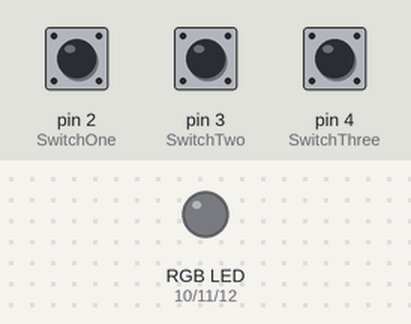
The sketch below on a simulated Arduino Uno, built with avr-gcc and run on an emulated ATmega328P. Shown: an RGB LED mixed from three pins (HIGH = lit). The test bench sets the inputs (shaded band); at power-on: pin 2 (SwitchOne) LOW, pin 3 (SwitchTwo) LOW, pin 4 (SwitchThree) LOW. Dim RGB values are drawn brighter than linear.

Above: at 1.2 s.
1.3 s: pin 2 (SwitchOne) pulled HIGH for 0.15 s
At 1.9 s:
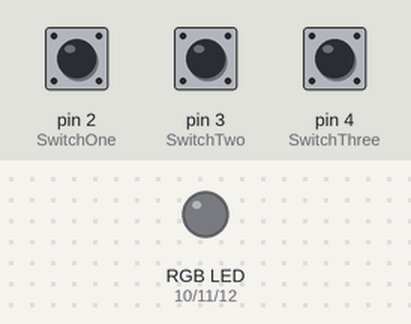
3.0 s: pin 3 (SwitchTwo) pulled HIGH for 0.15 s
At 4.4 s:
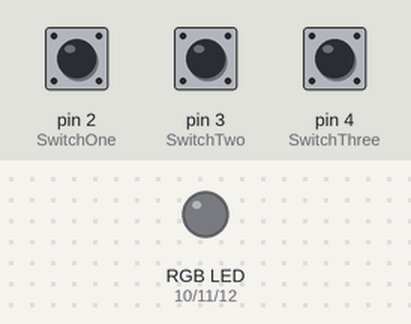
4.7 s: pin 4 (SwitchThree) pulled HIGH for 0.15 s
At 4.8 s:
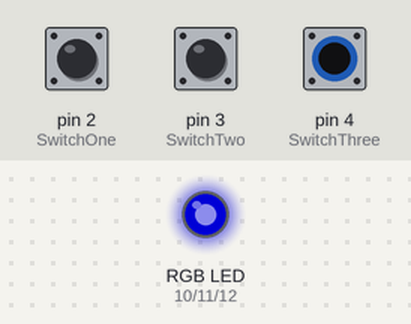
6.4 s: pin 2 (SwitchOne) pulled HIGH for 1 s
At 7.1 s:
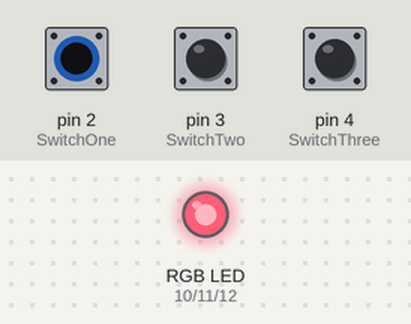
8.9 s: pin 3 (SwitchTwo) pulled HIGH for 0.15 s
At 9.0 s:
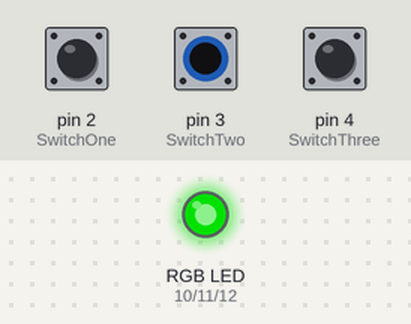
10.6 s: pin 3 (SwitchTwo) pulled HIGH for 3.2 s
At 15.1 s:
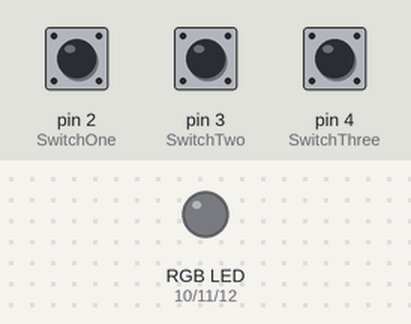
Timing chart, 0 to 16.3 s (numbered marks = the images above; inputs shaded):
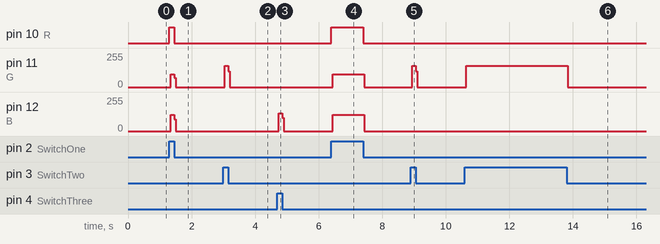

Measured:
- after the input at 1.3 s, pin 10 (R): LOW → HIGH at once, → LOW 0.15 s later; pin 11 (G): 0/255 → 94/255 at once, → 0/255 0.12 s later; pin 12 (B): 0/255 → 121/255 at once, → 0/255 0.12 s later
- after the input at 3.0 s, pin 11 (G): 0/255 → 161/255 at once, → 0/255 0.12 s later
- after the input at 4.7 s, pin 12 (B): 0/255 → 134/255 at once, → 0/255 0.12 s later
- after the input at 6.4 s, pin 10 (R): LOW → HIGH at once, → LOW 1.0 s later; pin 11 (G): 0/255 → 94/255 at once, → 0/255 1.0 s later; pin 12 (B): 0/255 → 121/255 at once, → 0/255 1.0 s later
- after the input at 8.9 s, pin 11 (G): 0/255 → 161/255 at once, → 0/255 0.12 s later
- after the input at 10.6 s, pin 11 (G): 0/255 → 161/255 at once, → 0/255 3.2 s later

The sketch:

day_4.ino
```cpp
/*

*/
int R = 10;
int G = 11;
int B = 12;
int SwitchOne = 2;
int SwitchTwo = 3;
int SwitchThree = 4;


void setup() {
  pinMode(R, OUTPUT); // initialize this light pin as an output
  pinMode(G, OUTPUT); // initialize this light pin as an output
  pinMode(B, OUTPUT); // initialize this light pin as an output

  pinMode(SwitchOne, INPUT); // initialize this switch pin as an input
  pinMode(SwitchTwo, INPUT); // initialize this switch pin as an input
  pinMode(SwitchThree, INPUT); // initialize this switch pin as an input

}
void loop() {
  if (digitalRead(SwitchOne) == HIGH){
    digitalWrite(R, HIGH); // set value to 5V
    digitalWrite(G, HIGH); // set value to 5V
    digitalWrite(B, HIGH); // set value to 5V

  }

  else{
    digitalWrite(R, LOW); // turn LED off
    digitalWrite(G, LOW); // set value to 5V
    digitalWrite(B, LOW); // set value to 5V
  }
  if (digitalRead(SwitchTwo) == HIGH){
    digitalWrite(G, HIGH); // set value to 5V
  }

  else{
    digitalWrite(G, LOW); // turn LED off
  }
  if (digitalRead(SwitchThree) == HIGH){
    digitalWrite(B, HIGH); // set value to 5V
  }

  else{
    digitalWrite(B, LOW); // turn LED off
  }
}
```
